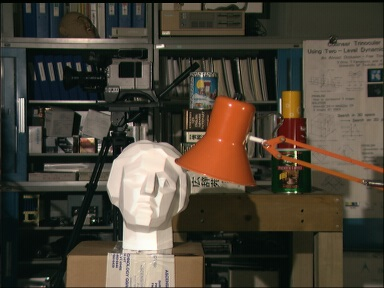
//> input picture StereoScopicTest/tsuL.jpg, 384 x 288 px, given in place of the camera
$ ./StereoVisionTwoCameras   (built with g++ and OpenCV 4, older OpenCV classes emulated)
//> lines starting //> are read from the running program, lines starting //| are printed output that depends on the picture
### StereoVisionTwoCameras/StereoVisionTwoCameras/stdafx.h
// stdafx.h : include file for standard system include files,
// or project specific include files that are used frequently, but
// are changed infrequently
//

#pragma once

#include "targetver.h"

#include <stdio.h>
#include <tchar.h>


// TODO: reference additional headers your program requires here

### StereoVisionTwoCameras/StereoVisionTwoCameras/StereoVisionTwoCameras.cpp
// StereoScopicTest.cpp : Defines the entry point for the console application.
// http://stackoverflow.com/questions/23643813/opencv-stereo-vision-depth-map-code-does-not-work


#include "stdafx.h"

#include <iostream>
#include "opencv2/highgui/highgui.hpp"
#include "opencv2/imgproc/imgproc.hpp"
#include "opencv2/calib3d/calib3d.hpp"
#include "opencv2/contrib/contrib.hpp"
#include <stdio.h>

using namespace cv;
using namespace std;

int main(int argc, char** argv)
{

	// Capture the video from the webcam
	// 0 - webcam, 1 - external video feed
	VideoCapture capWebcam(0);
	VideoCapture capExternal(0);

	// If there's no video capture, exit program
	if (!capWebcam.isOpened())
	{
		cout << "Cannot open the web cam" << endl;
		return -1;
	}
	if (!capExternal.isOpened())
	{
		cout << "Cannot open the web cam" << endl;
		return -1;
	}

	// Loop and get constant feed of the original video feed
	// and the disparity.
	while (true)
	{
		// Mats Used
		// iml - webcam, imgr - external camera
		Mat imgl, imgr, g1, g2;
		Mat disp, disp8;

		// Check if imgOriginal (camera feed) can read a new frame
		bool bSuccess = capWebcam.read(imgl) && capExternal.read(imgr);
//> imgl is the input picture: 288 rows x 384 cols, CV_8UC3; mean B, G, R 55.5, 67.9, 75.3

		// If not successful, break loop
		if (!bSuccess)
		{
			cout << "cannot read a frame from video stream" << endl;
			break;
		}

		// Resize imgl and imgr
		/*Size size(384, 288);
		resize(imgl, imgl, size);
		resize(imgr, imgr, size);*/

		// Used for doing a disparity image from single webcam feed
		// Sets the color of the camera and store it into g1/g2
		cvtColor(imgl, g1, CV_BGR2GRAY);
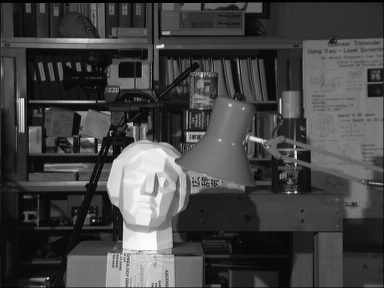
//> g1: 288 rows x 384 cols, CV_8UC1; min 0, max 254, mean 68.7
		cvtColor(imgr, g2, CV_BGR2GRAY);

		// StereoBM
		// Use StereoBM to create disparity image
		StereoBM sbm;
		sbm.state->SADWindowSize = 21;//9;
		sbm.state->numberOfDisparities = 48;//112
		sbm.state->preFilterSize = 5;//5
		sbm.state->preFilterCap = 61;//61
		sbm.state->minDisparity = -39;//-39
		sbm.state->textureThreshold = 507;//507
		sbm.state->uniquenessRatio = 13;//0
		sbm.state->speckleWindowSize = 0;//0
		sbm.state->speckleRange = 8;// 8;
		sbm.state->disp12MaxDiff = 1;//1

		// Set StereoBM with g1 and g2 and store it in disp
		sbm(g1, g2, disp);
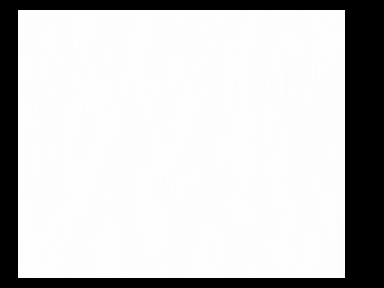
//> disp: 288 rows x 384 cols, CV_16SC1; min -640, max 3, mean -132.6; drawn with min black and max white
		normalize(disp, disp8, 0, 255, CV_MINMAX, CV_8U);

		// Image of the originals and disparity
		IplImage imgOL(imgl);
		IplImage imgOR(imgr);
		IplImage imgStereo(disp8);

		// Show images
		cvShowImage("Original Left", &imgOL);
		//cvShowImage("Original Right", &imgOR);
		cvShowImage("Stereo Vision", &imgStereo);

		// Exit loop by pressing the 'esc' key
		if (waitKey(30) == 27)
//> the Esc key is pressed
		{
			cout << "esc key is pressed by user" << endl;
			break;
		}
	}

	return 0;
}
